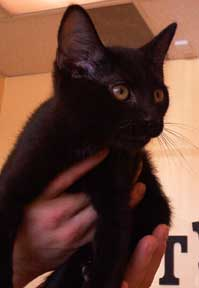
#> input picture Cat/964.jpg, 199 x 288 px; its folder holds 4 pictures in this run
$ python CvD.py
#> lines starting #> are read from the running program, lines starting #| are printed output that depends on the picture
# estoreric algorithm (cat vs dog, the inefficient way)

import sys
sys.set_int_max_str_digits(10000000)

import numpy as np
from PIL import Image
from pathlib import Path
import matplotlib.pyplot as plt

# database from Kaggle, for cats and dogs classification
# 12,499 cats and 1,499 dogs

IMG_SIZE = 32
DATASET_PATH = r"C:\Users\Usuario\Desktop\esoteric\PetImages"
MAX_IMAGES = 10000

def load_and_resize(image_path, size = 32):
#> called with size = 32
    try:
        img = Image.open(image_path).convert("RGB")
#> img is the input picture: PIL image 199x288 RGB; mean R, G, B 100.5, 65.7, 53.4
        img = img.resize((size, size))
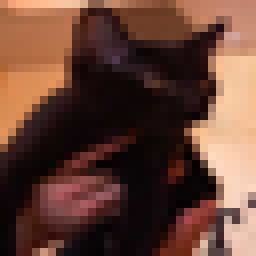
#> img: PIL image 32x32 RGB (shown 8 times larger); mean R, G, B 100.4, 65.5, 53.3
#> in build_dataset, `vec = flatten_image(img)`: vec = 3072 values, max 255 at index 1902, min 0 at index 1993, mean 73.08
        return np.array(img)
    except:
        return None


def flatten_image(img):
    return img.flatten()

def vector_to_integer(vec):
    N = 0
    base = 256

    for val in vec:
        N = N * base + int(val)
#> this loop made 3072 passes
#> val on passes 25 to 27: 245, 198, 164
#> after the loop, N = 1067178433503173085700675479856290274996979830927114184213039734977541341764575080086483369601929064733094199469281399460490240893709504099947231012472525587324523747353186587190332472815409818186077194064642099651270332138307367102539929257433729139345925374481352788824926386312898100445158058211496509424783737210510844794486995799356070071365013303049373568776236069733081265452973134968283246246143820802610807396738128386511883775656341954510506799462515262748190614177123025302501115644749665487603834401967660865679992629331644685027269120572242306588059698774029563172508597148521457557002588954046467441461043290872633232851541036517153960867625013582263885070578353312076903032947659122303633887980632515488639182601447710087000723388939854255662743465352016737342038850875910950190207817760284887741387044901092720275656459681350252597173527791783014477123550014770311871691309937171462764563494792144936003250236611839842062240939952645937406472689868987220869777927696481770617164777796892580211774507509154423867065568283023763706633267339997160370097212484209241129425801921042044573337793480828543275861704720649133142632405218999050020452586066033691506932270648604388060319948653344395895495533279520240323119520580083504570978861516041969355878838552515674659110428603397286280431655056251300877463499804157031005055088043454751406799061101790292565496334684668692717498695059389783788768571275400552002561407507500430509209069217930529143728485891194949577530662371282558117213010012842609397804524685204801693640837145213586692330498242936085233712131983746856922068453079149817774172031733518049270032368334081602204521558704619347178224255062544869644870292475776114172796141426887615505886142810501193179635043211540861762058104352606904072727478305343232250206070076575137183214311409182544238127591706249888809724766800866776780514704966574279752708715696173802682628233732277332424736277898524861328398554070054883980670958291311259265864313371051014557996013552132442403479998544479824785490187234018203743202536420084567658756897080778169154409289210461140429476929104536796023701522509147437371360722088994311667552802412871914069181391315083828466418663513460480915539490703720934710519128717099247200130781770514534739705104367514451470664326116677402624195442997143541007288032159974355175461268282326997392461210502779065323721520016726681431310665338279766474258958588419904269456577953803425053077653473195881299741590386911243039148201844861555525908003436646802310746914989248564440077584069086048698062180994506734046278119004910832650095944316274450467639291167300403560782177390514192495298637113719318488951312477891274989543811081653104585678977608092370054234017734111882650589245338554048451597077867842782673145623898495136440544267770245669530947652718032005081687745489831296323498487844021121065522632755243667076764451413615363287575455490088943848415591921266978874522772304677236012831681756351525344690977600551259667157875208210502113013453021328232408446724418321381900495633366452458591379614961907175740384887356804223132398760294103217358236474593335902138746187029959777055006284534698997033736387842047143034837560177936515041321156923292486830045141395010265033141730919096975422970112309698700565496575085928833818581485764330376247810723391530425074324650495004786951986780538300948248309380484301437544570746587640156660015195356715731465160031818483375918845234718175734430776299862653778940971364085657836795726996340894738033792534875788843154788101066378739382000687648441333797502027404109971965479025137761360437930483062327517446605723550368797476818203025126493214239353560543682361369444956570478817093614516618436165946891694722097882316113797024805929358036446115198098220969476541270172558729933606424265522127424736900424312450613706972025454907252073244487684668745056371977846484067771210956369356600785688850754547398793528614199707562590854319019745602324146559007106595335371148378297733215252174994296666885111068676762417001710459693110149428756558308766780233773335019080014428279084121198531961799299740414016061189438447839619960169423684260114128403598731469027556573504636532979850964641560532659890902682414923590803614586361221485089253639509963328072399460280471407719021033541911695041674499125355515007909672393868020017522158280897645573325987628000088169340865985691747305111684315336623547549534132745853924041605841431284901086063125131497405330121854332503980672554140350613325288926962630136863536085397194757248263694698859477535665516053736761395783663917144405838057159853523141029177824611231905861167274860964440575301022782362374933228751713773474684896492992721588819218844925498359361638469979283723569671090827290416745949726167688218128877338834090680357772389461047327078243723138051631175583678316515247835575928142115034934451635658398182542638213836828054373279554368200013740682273543722971408354966209899747251236829289680592895491917740306124173193652190152259895233445706842984777140771597089251602974106521654494845207777140753809745503298046582432479065386341764965736254577427179277281610996718982213055367699103956489047520639203154076175555305077878367231618298035117419338802715496839301857185950538678102466828286622050840988067201650851908384289137622961206529348090262952234793444061537924271326922303184109638487410783398549694158551770127218564882965158197612689011792845842904644411363720276771827133437442688013993522718778234835702009282319469370500811531453697242264270296121914720576807526566458136329961412568597733063144107378976598034272837321758673256035484556154934198298289235338649770728669344931473964147748671602300351109186619653043485424336482132931582580223016456011221276326630285576721806165151352979439871071340643132841158382947809062551996539312501412275771226765747428772474233234258255465920635023054505044296954116296805612696659428031422534410270265490116834594446489739708815793561292592856077125563408504894653804061723997115281542026740658724307861085651466556932127377445468960428801101695368337990742609559446948137979150825662513755809145973066412423337118621694967096458397273501012946072158683306956131474525616391633282806278839037518003146261495396577130019939236011142036131137259110994115264209150095503893372264083022321742469821670720901129994327948856877445079268402979971465221619157178646875342729818364739075911034881923674483942834884359644923824379158661657773641776757322016362295309969173475062763856759379228513641004166030108660272396427958188482128541234112799405637160534881969751938977025298560981602354087604259974569994305980061856639710204011615490413377731808356371582800667046051942185147814908533029117139910223790281825809034788677414108607668192812069926076394638079310651092512667613850450691930203997134568436722475301470180230539251260224275783810226667064683361753377207601376838518508437558787901234962234776816490906105898058382084636961489825343356095080069126082152478293782397645071194464180788459309639674934264616495528061392483610460081959487769636700495395431591198271308491672401903787168403289768610425376505972321130528718263144196866075624203418702142256047559715717497034571818067722746757203363901581488041377348151469307132859539276431554512944774175129947108599713765461553149618904153542374712581522042391753528135641061501500821398455867678330988681204238986785962588783515283967755957

    return N

def build_dataset(dataset_path):
    numbers = []
    labels = []
    ids = []
    vectors = []
    images = []

    classes = {"Cat":0, "Dog":1}


    for class_name, label in classes.items():
        folder = Path(dataset_path)/class_name
        print("folder reader:", folder)

        count = 0

        for file in sorted(folder.glob("*.jpg")):

            if count >= MAX_IMAGES:
                break

            img = load_and_resize(file)

            if img is None:
                continue

            vec = flatten_image(img)
            num = vector_to_integer(vec)
#> num has the same summary as N in vector_to_integer
            numbers.append(num)
            labels.append(label)
            ids.append((file.name))
            vectors.append(vec)
            images.append(img)

            count += 1
            if count % 50 ==0:
                print(f"Processed {count} images...")

    return vectors, numbers, labels, ids, images

vectors, numbers, labels, ids, images = build_dataset(DATASET_PATH)

def generate_permutation(N,p):
    seed = N % (2**32)
    rng = np.random.default_rng(seed)
    perm=rng.permutation(p)
    return perm

def scramble_vector(vec,perm):
    scrambled = vec[perm]
    return scrambled

def scramble_dataset(vectors, numbers):
    scrambled_vectros = []
    p = IMG_SIZE * IMG_SIZE * 3

    for vec, N in zip(vectors, numbers):
        perm = generate_permutation(N, p)
        scrambled = scramble_vector(vec, perm)
        scrambled_vectros.append(scrambled)
    return scrambled_vectros

scrambled_vectors = scramble_dataset(vectors, numbers)

#similarities between scrambled images
def eucledian_distance(a,b):
    return np.linalg.norm(a-b)

def knn_predict(train_vectors, train_labels, test_vec, k=3):
    distances = []

    for vec, label in zip(train_vectors, train_labels):
        dist = eucledian_distance(vec,test_vec)
        distances.append((dist,label))

    distances.sort(key=lambda x: x[0])
    neighbors = distances[:k]
    votes = [label for _, label in neighbors]
    prediction = max(set(votes), key=votes.count)
    return prediction

def train_test_split(images, vectors,labels,test_ratio=0.2):
    n=len(vectors)
    split = int(n*(1-test_ratio))

    train_vectors = vectors[:split]
    train_labels = labels[:split]

    test_vectors = vectors[split:]
    test_labels = labels[split:]
    test_images = images[split:]

    return train_vectors, train_labels, test_vectors, test_labels, test_images


train_vectors, train_labels, test_vectors, test_labels, test_images = train_test_split(images,
                                                                                       scrambled_vectors,
                                                                                       labels)
correct = 0

for vec, true_label in zip(test_vectors, test_labels):
    pred = knn_predict(train_vectors, train_labels, vec, k=3)
    if pred == true_label:
        correct += 1

accuracy = correct / len(test_labels)
print(f"Accuracy: {accuracy:.2f}")

def show_predictions(test_images, test_vectors, test_labels, train_vectors, train_labels, k=3, num_examples=3):
#> called with k = 3, num_examples = 3
    for i in range(num_examples):
        img = test_images[i]
        vec = test_vectors[i]
        true_label = test_labels[i]

        pred = knn_predict(train_vectors, train_labels, vec, k)

        plt.imshow(img)
        plt.title(f"True: {'Cat' if true_label == 0 else 'Dog'}, Pred: {'Cat' if pred == 0 else 'Dog'}")
        plt.axis('off')
        plt.show()
#> this loop made 2 passes
#> pass 1, in show_predictions, `img = test_images[i]`:
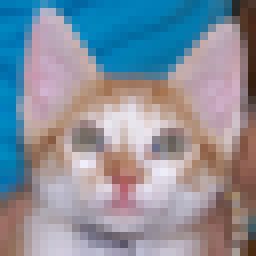
#> img: shape (32, 32, 3) (shown 8 times larger); mean of channels 0, 1, 2 135.7, 143.2, 155.9; drawn as R, G, B


#> (the run stopped early here; a loop or call above may not have finished)
